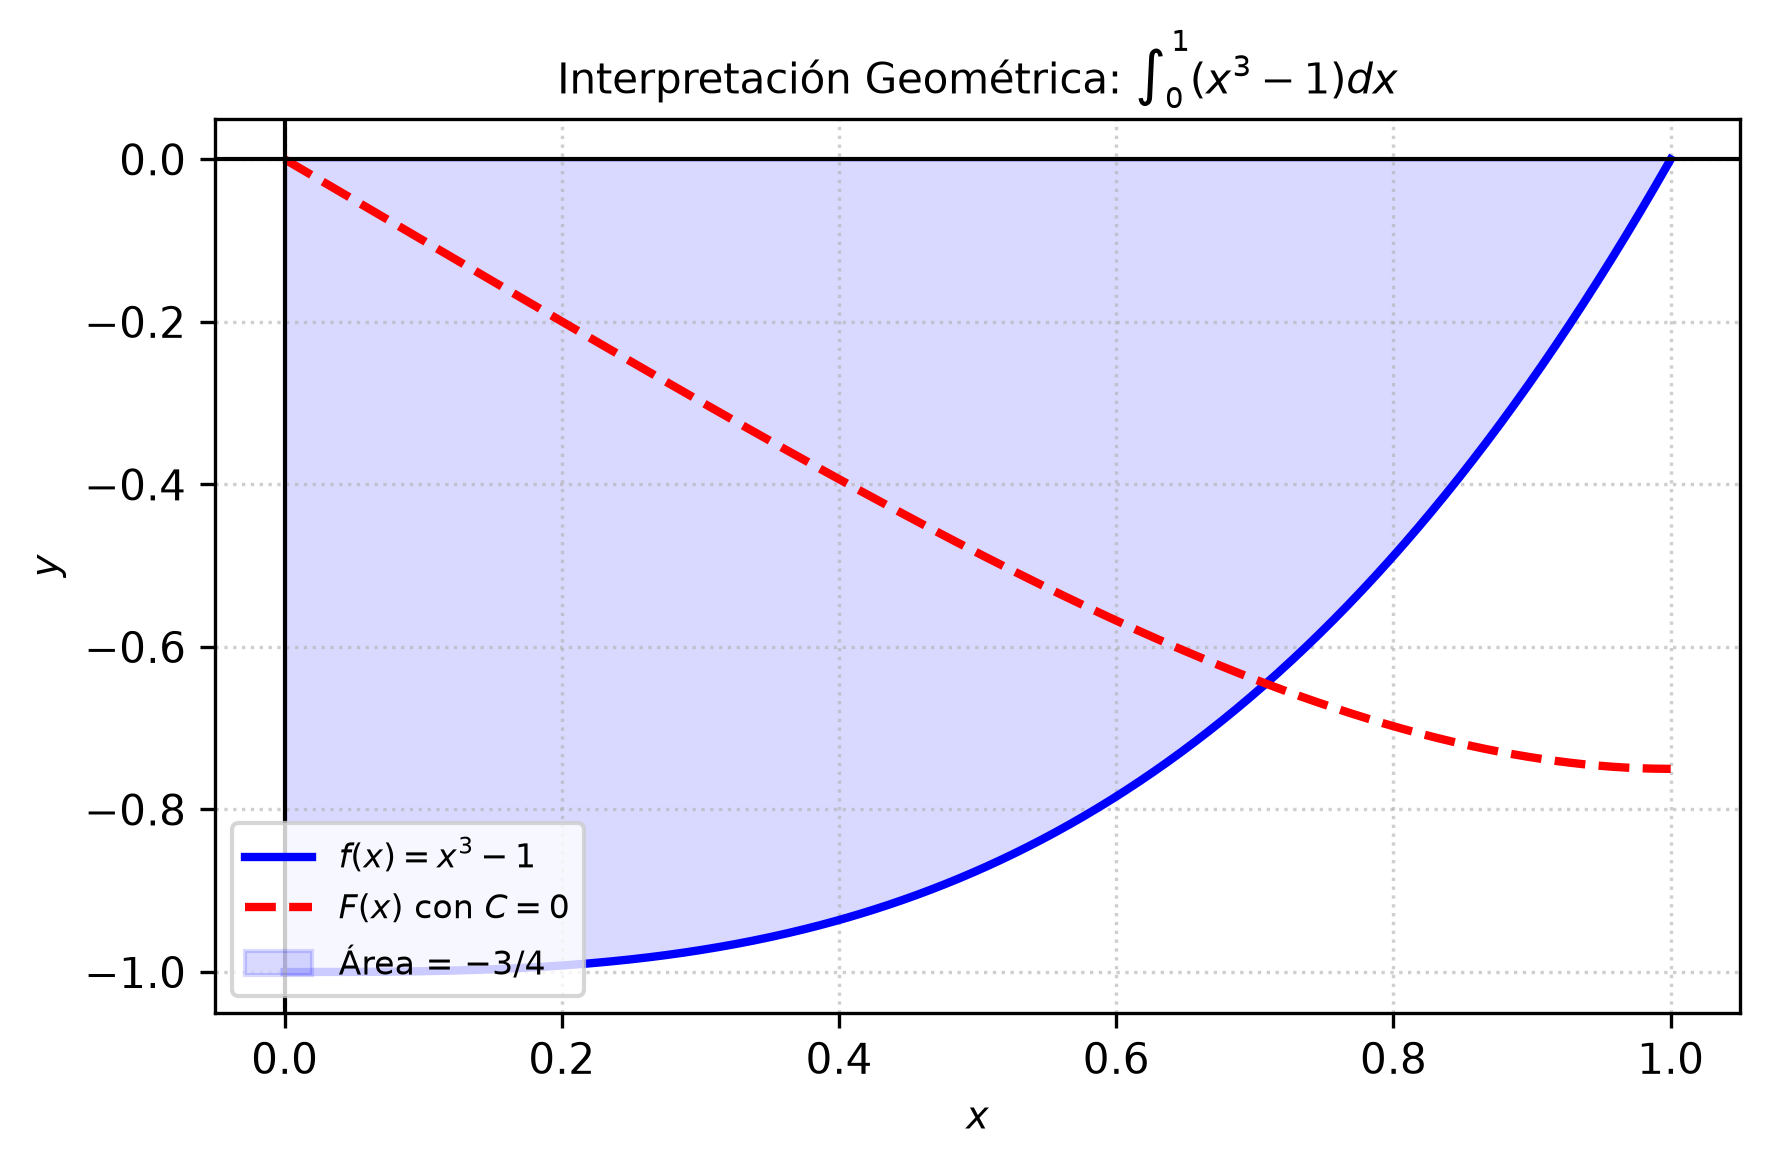

Generate this figure with Python:
import matplotlib
matplotlib.use('Agg')
import numpy as np
import matplotlib.pyplot as plt

# Definición de la función y su antiderivada con C=0
def f(x):
    return x**3 - 1

def F(x):
    return (x**4 / 4) - x

# Generar datos para la gráfica
x = np.linspace(0, 1, 400)
y = f(x)
y_F = F(x)

plt.figure(figsize=(6, 4))

# Graficar la función integrando
plt.plot(x, y, label=r'$f(x) = x^3 - 1$', color='blue', linewidth=2)

# Graficar la antiderivada especificando C = 0 en la leyenda
plt.plot(x, y_F, label=r'$F(x)$ con $C=0$', color='red', linestyle='--', linewidth=2)

# Rellenar el área bajo la curva en el intervalo [0, 1]
plt.fill_between(x, y, 0, color='blue', alpha=0.15, label=r'Área = $-3/4$')

# Configuración de ejes y etiquetas
plt.axhline(0, color='black', linewidth=1)
plt.axvline(0, color='black', linewidth=1)
plt.title(r'Interpretación Geométrica: $\int_{0}^{1} (x^3 - 1) dx$', fontsize=10)
plt.xlabel('$x$', fontsize=9)
plt.ylabel('$y$', fontsize=9)
plt.legend(loc='lower left', fontsize=8)
plt.grid(True, linestyle=':', alpha=0.6)

plt.tight_layout()

plt.savefig(r'semana_06/graficas/SEM06_P05_grafica.png', dpi=300, bbox_inches='tight')
plt.close()
